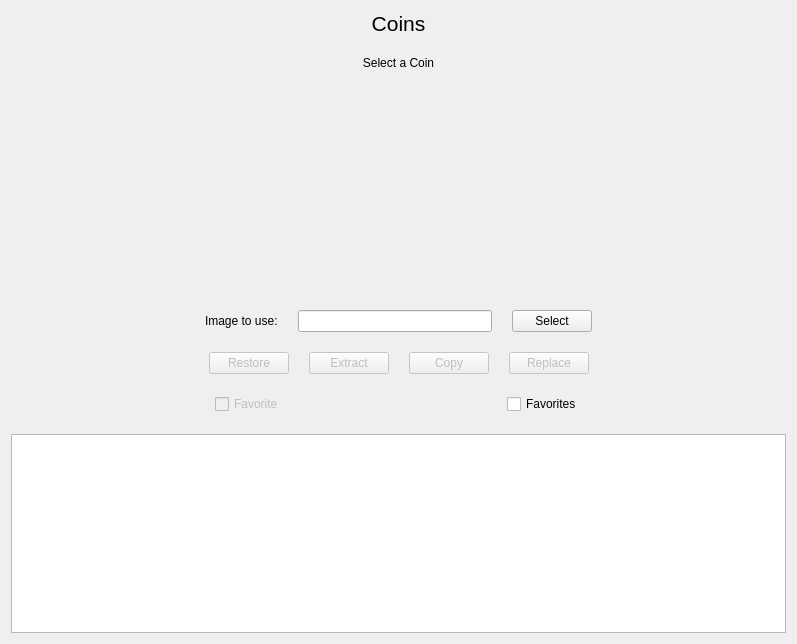
<?xml version="1.0" encoding="UTF-8"?>
<ui version="4.0">
 <class>Coin</class>
 <widget class="QWidget" name="Coin">
  <property name="geometry">
   <rect>
    <x>0</x>
    <y>0</y>
    <width>797</width>
    <height>644</height>
   </rect>
  </property>
  <property name="windowTitle">
   <string>Form</string>
  </property>
  <layout class="QVBoxLayout" name="verticalLayout">
   <property name="spacing">
    <number>20</number>
   </property>
   <item>
    <widget class="QLabel" name="label">
     <property name="font">
      <font>
       <pointsize>16</pointsize>
      </font>
     </property>
     <property name="text">
      <string>Coins</string>
     </property>
     <property name="alignment">
      <set>Qt::AlignmentFlag::AlignHCenter|Qt::AlignmentFlag::AlignTop</set>
     </property>
    </widget>
   </item>
   <item>
    <widget class="QLabel" name="bundle">
     <property name="sizePolicy">
      <sizepolicy hsizetype="Preferred" vsizetype="Preferred">
       <horstretch>0</horstretch>
       <verstretch>0</verstretch>
      </sizepolicy>
     </property>
     <property name="minimumSize">
      <size>
       <width>100</width>
       <height>0</height>
      </size>
     </property>
     <property name="text">
      <string>Select a Coin</string>
     </property>
     <property name="alignment">
      <set>Qt::AlignmentFlag::AlignHCenter|Qt::AlignmentFlag::AlignTop</set>
     </property>
    </widget>
   </item>
   <item>
    <layout class="QHBoxLayout" name="main_content" stretch="1,3,1,0,1,3,1">
     <item>
      <spacer name="horizontalSpacer_5">
       <property name="orientation">
        <enum>Qt::Orientation::Horizontal</enum>
       </property>
       <property name="sizeHint" stdset="0">
        <size>
         <width>20</width>
         <height>20</height>
        </size>
       </property>
      </spacer>
     </item>
     <item>
      <widget class="QLabel" name="current">
       <property name="sizePolicy">
        <sizepolicy hsizetype="Expanding" vsizetype="Expanding">
         <horstretch>1</horstretch>
         <verstretch>1</verstretch>
        </sizepolicy>
       </property>
       <property name="minimumSize">
        <size>
         <width>64</width>
         <height>64</height>
        </size>
       </property>
       <property name="maximumSize">
        <size>
         <width>250</width>
         <height>250</height>
        </size>
       </property>
       <property name="toolTip">
        <string>Current</string>
       </property>
       <property name="text">
        <string/>
       </property>
       <property name="pixmap">
        <pixmap resource="../resources.qrc">:/ui/images/coin.png</pixmap>
       </property>
       <property name="scaledContents">
        <bool>true</bool>
       </property>
       <property name="alignment">
        <set>Qt::AlignmentFlag::AlignHCenter|Qt::AlignmentFlag::AlignTop</set>
       </property>
      </widget>
     </item>
     <item>
      <spacer name="horizontalSpacer_7">
       <property name="orientation">
        <enum>Qt::Orientation::Horizontal</enum>
       </property>
       <property name="sizeHint" stdset="0">
        <size>
         <width>20</width>
         <height>20</height>
        </size>
       </property>
      </spacer>
     </item>
     <item>
      <layout class="QVBoxLayout" name="verticalLayout_5">
       <property name="sizeConstraint">
        <enum>QLayout::SizeConstraint::SetMinimumSize</enum>
       </property>
      </layout>
     </item>
     <item>
      <spacer name="horizontalSpacer_8">
       <property name="orientation">
        <enum>Qt::Orientation::Horizontal</enum>
       </property>
       <property name="sizeHint" stdset="0">
        <size>
         <width>20</width>
         <height>20</height>
        </size>
       </property>
      </spacer>
     </item>
     <item>
      <widget class="QLabel" name="preview">
       <property name="sizePolicy">
        <sizepolicy hsizetype="Expanding" vsizetype="Expanding">
         <horstretch>1</horstretch>
         <verstretch>1</verstretch>
        </sizepolicy>
       </property>
       <property name="minimumSize">
        <size>
         <width>64</width>
         <height>64</height>
        </size>
       </property>
       <property name="maximumSize">
        <size>
         <width>250</width>
         <height>250</height>
        </size>
       </property>
       <property name="toolTip">
        <string>Preview</string>
       </property>
       <property name="text">
        <string/>
       </property>
       <property name="pixmap">
        <pixmap resource="../resources.qrc">:/ui/images/coin.png</pixmap>
       </property>
       <property name="scaledContents">
        <bool>true</bool>
       </property>
       <property name="alignment">
        <set>Qt::AlignmentFlag::AlignHCenter|Qt::AlignmentFlag::AlignTop</set>
       </property>
      </widget>
     </item>
     <item>
      <spacer name="horizontalSpacer_6">
       <property name="orientation">
        <enum>Qt::Orientation::Horizontal</enum>
       </property>
       <property name="sizeHint" stdset="0">
        <size>
         <width>20</width>
         <height>20</height>
        </size>
       </property>
      </spacer>
     </item>
    </layout>
   </item>
   <item>
    <layout class="QHBoxLayout" name="horizontalLayout_3">
     <item>
      <spacer name="horizontalSpacer_4">
       <property name="orientation">
        <enum>Qt::Orientation::Horizontal</enum>
       </property>
       <property name="sizeHint" stdset="0">
        <size>
         <width>20</width>
         <height>20</height>
        </size>
       </property>
      </spacer>
     </item>
     <item>
      <layout class="QVBoxLayout" name="verticalLayout_2">
       <item>
        <widget class="QLabel" name="label_4">
         <property name="text">
          <string>Image to use:</string>
         </property>
        </widget>
       </item>
      </layout>
     </item>
     <item>
      <layout class="QVBoxLayout" name="verticalLayout_3">
       <item>
        <widget class="QLineEdit" name="assetEdit">
         <property name="enabled">
          <bool>true</bool>
         </property>
         <property name="readOnly">
          <bool>true</bool>
         </property>
        </widget>
       </item>
      </layout>
     </item>
     <item>
      <layout class="QVBoxLayout" name="verticalLayout_4">
       <item>
        <widget class="QPushButton" name="selectButton">
         <property name="cursor">
          <cursorShape>PointingHandCursor</cursorShape>
         </property>
         <property name="text">
          <string>Select</string>
         </property>
         <property name="icon">
          <iconset theme="QIcon::ThemeIcon::DocumentOpen"/>
         </property>
        </widget>
       </item>
      </layout>
     </item>
     <item>
      <spacer name="horizontalSpacer">
       <property name="orientation">
        <enum>Qt::Orientation::Horizontal</enum>
       </property>
       <property name="sizeHint" stdset="0">
        <size>
         <width>20</width>
         <height>20</height>
        </size>
       </property>
      </spacer>
     </item>
    </layout>
   </item>
   <item>
    <layout class="QHBoxLayout" name="horizontalLayout_4">
     <item>
      <spacer name="horizontalSpacer_2">
       <property name="orientation">
        <enum>Qt::Orientation::Horizontal</enum>
       </property>
       <property name="sizeType">
        <enum>QSizePolicy::Policy::Expanding</enum>
       </property>
       <property name="sizeHint" stdset="0">
        <size>
         <width>120</width>
         <height>20</height>
        </size>
       </property>
      </spacer>
     </item>
     <item>
      <widget class="QPushButton" name="restoreButton">
       <property name="enabled">
        <bool>false</bool>
       </property>
       <property name="cursor">
        <cursorShape>PointingHandCursor</cursorShape>
       </property>
       <property name="text">
        <string>Restore</string>
       </property>
      </widget>
     </item>
     <item>
      <widget class="QPushButton" name="extractButton">
       <property name="enabled">
        <bool>false</bool>
       </property>
       <property name="sizePolicy">
        <sizepolicy hsizetype="Fixed" vsizetype="Fixed">
         <horstretch>0</horstretch>
         <verstretch>0</verstretch>
        </sizepolicy>
       </property>
       <property name="cursor">
        <cursorShape>PointingHandCursor</cursorShape>
       </property>
       <property name="layoutDirection">
        <enum>Qt::LayoutDirection::LeftToRight</enum>
       </property>
       <property name="text">
        <string>Extract</string>
       </property>
      </widget>
     </item>
     <item>
      <widget class="QPushButton" name="copyButton">
       <property name="enabled">
        <bool>false</bool>
       </property>
       <property name="sizePolicy">
        <sizepolicy hsizetype="Fixed" vsizetype="Fixed">
         <horstretch>0</horstretch>
         <verstretch>0</verstretch>
        </sizepolicy>
       </property>
       <property name="cursor">
        <cursorShape>PointingHandCursor</cursorShape>
       </property>
       <property name="text">
        <string>Copy</string>
       </property>
      </widget>
     </item>
     <item>
      <widget class="QPushButton" name="replaceButton">
       <property name="enabled">
        <bool>false</bool>
       </property>
       <property name="sizePolicy">
        <sizepolicy hsizetype="Fixed" vsizetype="Fixed">
         <horstretch>0</horstretch>
         <verstretch>0</verstretch>
        </sizepolicy>
       </property>
       <property name="cursor">
        <cursorShape>PointingHandCursor</cursorShape>
       </property>
       <property name="layoutDirection">
        <enum>Qt::LayoutDirection::LeftToRight</enum>
       </property>
       <property name="text">
        <string>Replace</string>
       </property>
      </widget>
     </item>
     <item>
      <spacer name="horizontalSpacer_3">
       <property name="orientation">
        <enum>Qt::Orientation::Horizontal</enum>
       </property>
       <property name="sizeHint" stdset="0">
        <size>
         <width>20</width>
         <height>20</height>
        </size>
       </property>
      </spacer>
     </item>
    </layout>
   </item>
   <item>
    <layout class="QHBoxLayout" name="favoritesLayout">
     <item>
      <spacer name="horizontalSpacer_9">
       <property name="orientation">
        <enum>Qt::Orientation::Horizontal</enum>
       </property>
       <property name="sizeHint" stdset="0">
        <size>
         <width>20</width>
         <height>20</height>
        </size>
       </property>
      </spacer>
     </item>
     <item>
      <widget class="QCheckBox" name="favoriteBox">
       <property name="enabled">
        <bool>false</bool>
       </property>
       <property name="text">
        <string>Favorite</string>
       </property>
      </widget>
     </item>
     <item>
      <spacer name="horizontalSpacer_10">
       <property name="orientation">
        <enum>Qt::Orientation::Horizontal</enum>
       </property>
       <property name="sizeHint" stdset="0">
        <size>
         <width>20</width>
         <height>20</height>
        </size>
       </property>
      </spacer>
     </item>
     <item>
      <widget class="QCheckBox" name="favoritesBox">
       <property name="text">
        <string>Favorites</string>
       </property>
      </widget>
     </item>
     <item>
      <spacer name="horizontalSpacer_11">
       <property name="orientation">
        <enum>Qt::Orientation::Horizontal</enum>
       </property>
       <property name="sizeHint" stdset="0">
        <size>
         <width>20</width>
         <height>20</height>
        </size>
       </property>
      </spacer>
     </item>
    </layout>
   </item>
   <item>
    <widget class="QListView" name="coinsView">
     <property name="cursor" stdset="0">
      <cursorShape>PointingHandCursor</cursorShape>
     </property>
     <property name="frameShape">
      <enum>QFrame::Shape::StyledPanel</enum>
     </property>
     <property name="iconSize">
      <size>
       <width>256</width>
       <height>256</height>
      </size>
     </property>
     <property name="resizeMode">
      <enum>QListView::ResizeMode::Adjust</enum>
     </property>
     <property name="layoutMode">
      <enum>QListView::LayoutMode::Batched</enum>
     </property>
     <property name="spacing">
      <number>2</number>
     </property>
     <property name="viewMode">
      <enum>QListView::ViewMode::IconMode</enum>
     </property>
    </widget>
   </item>
  </layout>
 </widget>
 <resources>
  <include location="../resources.qrc"/>
 </resources>
 <connections/>
</ui>
